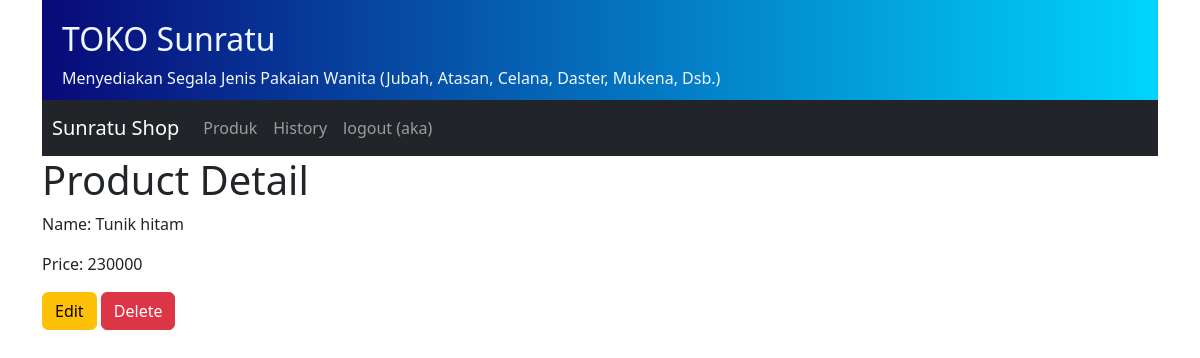
Screenshot of /myapp/products/8/ (signed in) with the database file from the repository.
### myapp/models.py (models this page shows, shortened)
class Member(AbstractUser):
    name = models.CharField(max_length=50)
    gender = models.CharField(max_length=10, null=True, blank=True)
    phone = models.CharField(max_length=12, null=True, blank=True)

class Product(models.Model):
    name = models.CharField(max_length=100)
    price = models.DecimalField(max_digits=8, decimal_places=0)
    deskripsi = models.CharField(max_length=100, null=True, blank=True)
    image = models.ImageField(upload_to='', null=True, blank=True)

### myapp/views.py (the view)
# urls.py: path('products/<int:pk>/', views.product_detail, name='product_detail'),
def product_detail(request, pk):
    product = get_object_or_404(Product, pk=pk)
    return render(request, 'myapp/product_detail.html', {'product': product})

### myapp/templates/myapp/product_detail.html (shortened to what this page needs)
{% extends "myapp/master_template.html" %}
{% block content %}
    <h1>Product Detail</h1>
    <p>Name: {{ product.name }}</p>
    <p>Price: {{ product.price }}</p>
    <form action="{% url 'product_delete' pk=product.pk %}" method="POST">
        <a class="btn btn-warning" href="{% url 'product_update' pk=product.pk %}">Edit</a>
        <input type="submit" value="Delete" class="btn btn-danger">
    </form>
{% endblock %}

### myapp/templates/myapp/master_template.html (shortened to what this page needs)
<!DOCTYPE html>
<html lang="en">
  <head>
    <link
      href="https://cdn.jsdelivr.net/npm/bootstrap@5.2.3/dist/css/bootstrap.min.css"
      rel="stylesheet"
    />
  </head>
  <body>
    <div class="container">
      <div
        style="
          height: 100px;
          width: 100%;
          color: aliceblue;
          padding: 20px;
          background: rgb(9, 9, 121);
          background: linear-gradient(
            90deg,
            rgba(9, 9, 121, 1) 0%,
            rgba(0, 212, 255, 1) 100%
          );
        "
      >
        <h2>TOKO Sunratu</h2>
        Menyediakan Segala Jenis Pakaian Wanita (Jubah, Atasan, Celana, Daster,
        Mukena, Dsb.)
      </div>
      <nav
        class="navbar navbar-expand-lg navbar-dark bg-dark"
        style="padding-left: 10px"
      >
        <a class="navbar-brand" href="/">Sunratu Shop</a>
        <div class="collapse navbar-collapse" id="navbarNav">
          <ul class="navbar-nav">
              {% if user.is_authenticated and user.is_staff %}
              <li class="nav-item">
                <a class="nav-link" href="{% url 'product_buying' %}"> Produk</a>
              </li>
              <li class="nav-item">
                <a class="nav-link" href="{% url 'history' %}"> History</a>
              </li>
              <li class="nav-item">
                <a class="nav-link" href="{% url 'logout_view' %}"> logout ({{user.username}})</a>
              </li>
              {% endif %}
          </ul>
        </div>
      </nav>
      {% block content %}
      {% endblock %}
    </div>
  </body>
</html>

### rows the page displays
Member: username "aka"
Product: name "Tunik hitam", price "230000"
